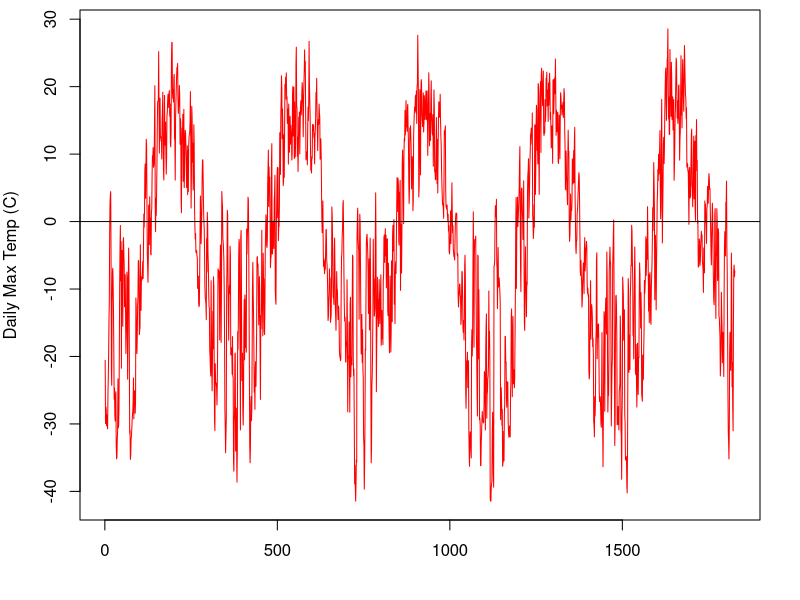
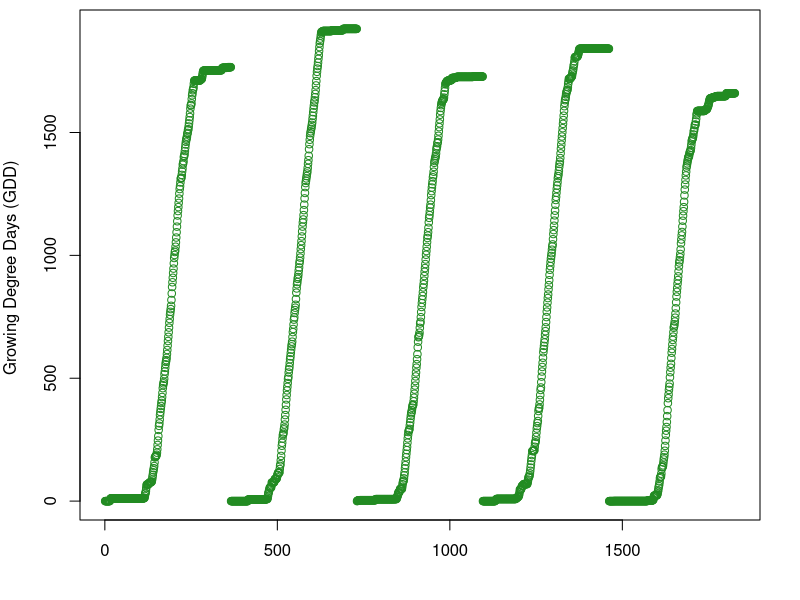
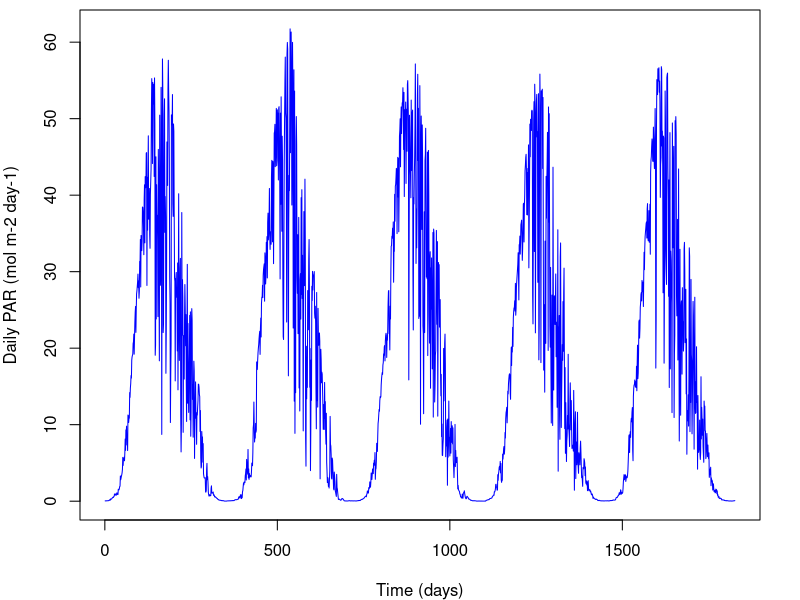
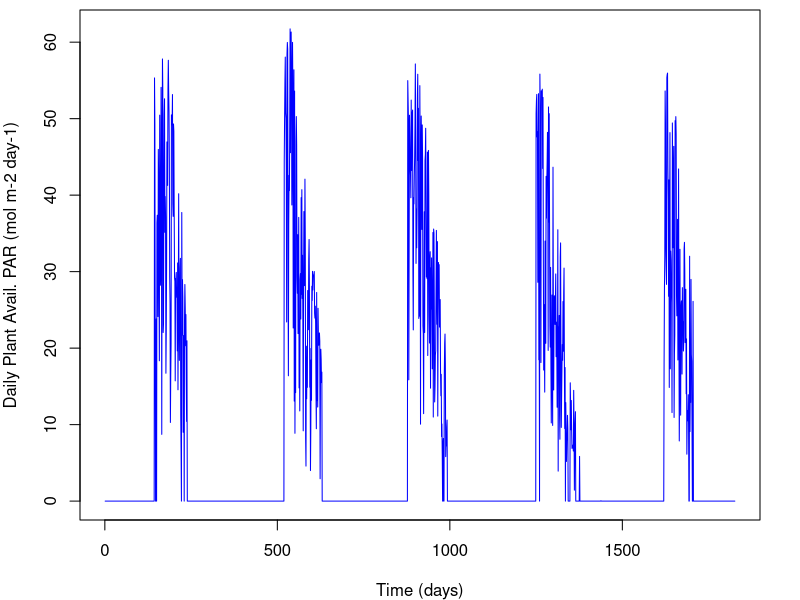
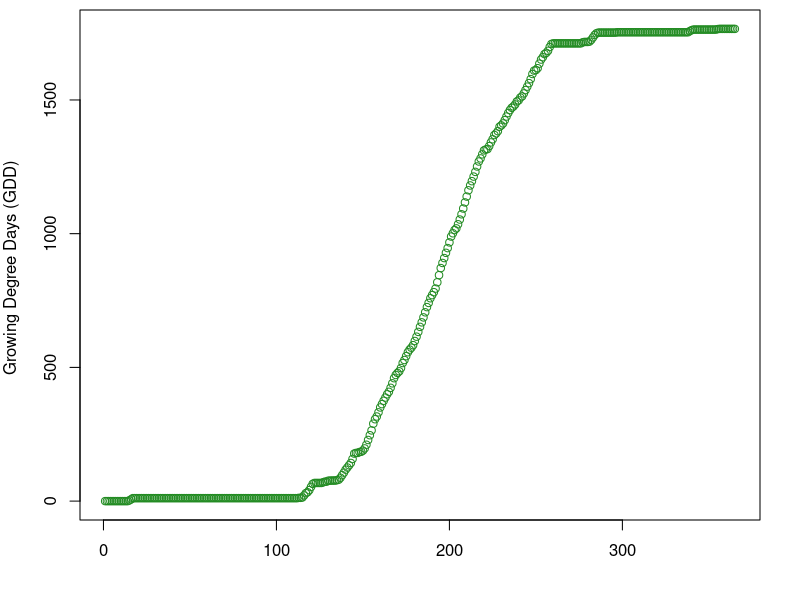
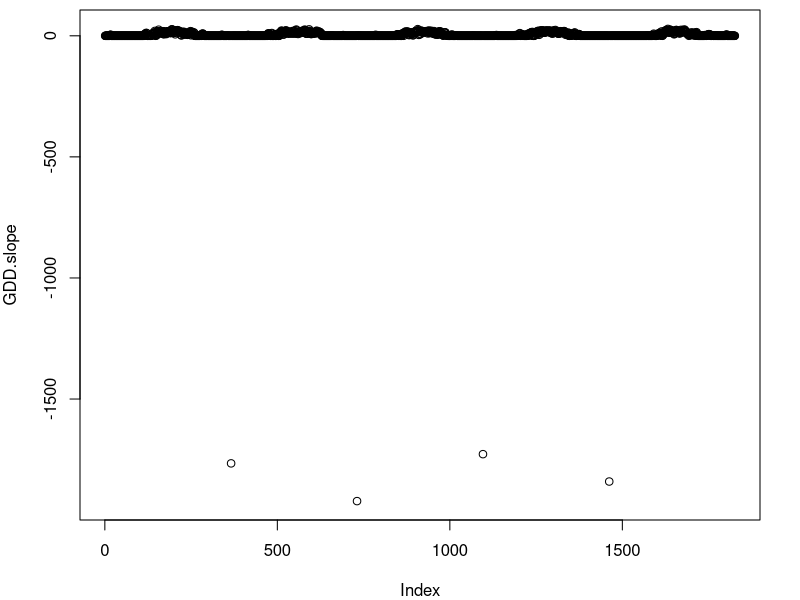
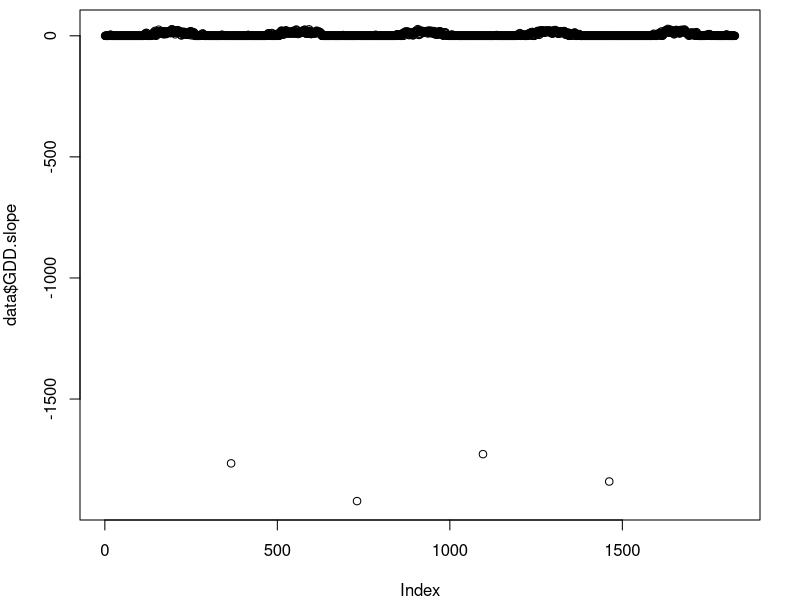
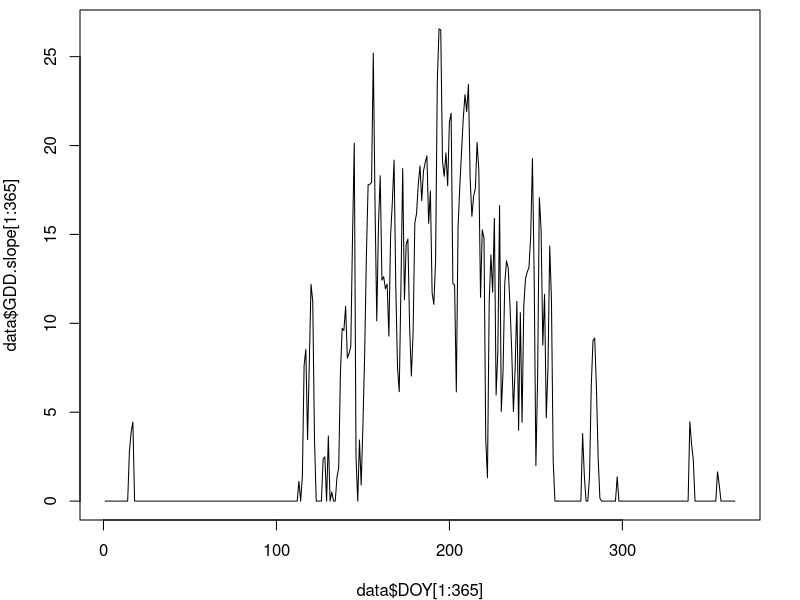

R code for these plots, in order:
############re-loading the data

#set working directory to C-N-model
data = read.csv("InputData_Processed.csv") #This is the "FluxData.csv" file, but with added calculations of GDD
head(data)


#plot the data
par(mfrow=c(1,1), mar=c(4,4,0.5,2))
plot(data$Temp_ARF~data$time, type="l", ylab = "Daily Max Temp (C)", col="red", xlab="")
abline(h=0)
plot(data$GDD~data$time, ylab = "Growing Degree Days (GDD) ",  xlab="", col="forestgreen")
plot(data$PAR_ARF~data$time, type="l", ylab = "Daily PAR (mol m-2 day-1)", col="blue", xlab = "Time (days)")
plot(data$PAR_vis~data$time, type="l", ylab = "Daily Plant Avail. PAR (mol m-2 day-1)", col="blue", xlab = "Time (days)")


plot(data$GDD[1:365]~data$DOY[1:365], ylab = "Growing Degree Days (GDD) ",  xlab="", col="forestgreen")


GDD.slope = rep(0, length = length(data$GDD))
for (i in 2: length(data$GDD)){
  GDD.slope[i] = data$GDD[i] - data$GDD[i-1]
}

plot(GDD.slope) #this is really just temperature but for only positive values
data = cbind(data, GDD.slope=GDD.slope)
head(data)
plot(data$GDD.slope) #there are 4 points that need to be set to 0 because this is when we switch years
data$GDD.slope[data$time[which(data$GDD.slope == min(data$GDD.slope))]] = 0
data$GDD.slope[data$time[which(data$GDD.slope == min(data$GDD.slope))]] = 0
data$GDD.slope[data$time[which(data$GDD.slope == min(data$GDD.slope))]] = 0
data$GDD.slope[data$time[which(data$GDD.slope == min(data$GDD.slope))]] = 0
data$time[which(data$GDD.slope == min(data$GDD.slope))]
par(mfrow=c(1,1), mar=c(4,4,0.5,2))
plot(data$DOY[1:365], data$GDD.slope[1:365], type="l")

#need to figure out which DOY was the day when GDDs level off
years = unique(data$year) #tells you which years we have data for 
delGDDmax.day = NA
DOY.sen.year = NA
for (i in 1: length(years)){
  year.i = years[i]
  data.year = subset(data, data$year==year.i)
  delGDDmax = data.year$DOY[which(data.year$DOY>182 & data.year$GDD.slope<1 & data.year$GDD.slope>0)]
  DOY.sen.year[i]=delGDDmax[1]
}
DOY.sen.year #looked at this data to determine cutoff point
num.days = c(365, 365, 365, 366, 365)
DOY.sen = rep(c(DOY.sen.year), c(num.days))
data = data.frame(data, DOY.sen = DOY.sen)
head(data)
par(mfrow=c(1,1))
plot(data$GDD~data$time, type="l", ylab = "Growing Degree Days (GDD) ",  xlab="", col="forestgreen")
abline(v=c(DOY.sen.year+c(0,365,365+365,365+365+366, 365+365+366+365)))



#create a temperature scalar
Tmax.day = NA
Tmin.day = NA
for (i in 1: length(years)){
  year.i = years[i]
  data.year = subset(data, data$year==year.i)
  Tmax.day[i]=max(data.year$Temp_ARF)
  Tmin.day[i]=min(data.year$Temp_ARF)
}
Tmax.day # max temps for each year
Tmax.mean=mean(Tmax.day)
Tmin.mean=mean(Tmin.day)

scal.temp=NULL
for (i in 1:length(data$Temp_ARF)){
  scal.temp[i] = (data$Temp_ARF[i] - Tmin.mean)/(Tmax.mean-Tmin.mean) 
}

#rescale to 1
minscal = min(scal.temp)
maxscal = max(scal.temp)
for (i in 1:length(scal.temp)){
  scal.temp[i] = (scal.temp[i] - minscal)/(maxscal-minscal) 
}
plot(scal.temp, type="l")


#create a smoothed temperature scalar
#average of current sample, 10 future samples, and 10 past samples
filt=rep(1/21,21)
Temp.sm = filter(data$Temp_ARF, filt, sides=2)
is.na(Temp.sm) #the last 20 samples are NA
Temp.sm[is.na(Temp.sm)]=0 #set these to zero
plot(data$Temp_ARF, type="l")
lines(Temp.sm, col="red", lwd="3")
data=data.frame(data, Temp_sm=Temp.sm)

Tmaxsm.day = NA
Tminsm.day = NA
for (i in 1: length(years)){
  year.i = years[i]
  data.year = subset(data, data$year==year.i)
  Tmaxsm.day[i]=max(data.year$Temp_sm)
  Tminsm.day[i]=min(data.year$Temp_sm)
}
Tmaxsm.day # max temps for each year
Tmaxsm.mean=mean(Tmaxsm.day)
Tminsm.mean=mean(Tminsm.day)

scal.temp.sm=NULL
for (i in 1:length(Temp.sm)){
  scal.temp.sm[i] = (Temp.sm[i] - Tminsm.mean)/(Tmaxsm.mean-Tminsm.mean) 
}

#rescale to 1
minscal = min(scal.temp.sm)
maxscal = max(scal.temp.sm)
for (i in 1:length(scal.temp.sm)){
  scal.temp.sm[i] = (scal.temp.sm[i] - minscal)/(maxscal-minscal)
}

plot(scal.temp.sm, type="l")


#create GPP scalar to assist with shoulder seasons
par(mfrow=c(2,1))
plot(data$GDD)
plot(data$Albedo)
#need to figure out which DOY was the day when snow began to melt
years = unique(data$year) #tells you which years we have data for 
melt.day = NA
for (i in 1: length(years)){
  year.i = years[i]
  data.year = subset(data, data$year==year.i)
  melt.day[i] = min(data.year$DOY[which(data.year$Albedo<0.15)])
}
melt.day
par(mfrow=c(1,1))
plot(data$GDD~data$time, type="l", ylab = "Growing Degree Days (GDD) ",  xlab="", col="forestgreen")
abline(v=c(melt.day+c(0,365,365+365,365+365+366, 365+365+366+365)))
num.days = c(365, 365, 365, 366, 365)
meltDOY = rep(c(melt.day), c(num.days))
data = data.frame(data, meltDOY = meltDOY)
head(data)

#now determine day of first frost
years = unique(data$year) #tells you which years we have data for 
frost.day = NA
for (i in 1: length(years)){
  year.i = years[i]
  data.year = subset(data, data$year==year.i)
  frost.day[i] = min(data.year$DOY[which(data.year$Temp_ARF<=0 & data.year$DOY>180)])
}
frost.day
par(mfrow=c(1,1))
plot(data$GDD~data$time, type="l", ylab = "Growing Degree Days (GDD) ",  xlab="", col="forestgreen")
abline(v=c(frost.day+c(0,365,365+365,365+365+366, 365+365+366+365)))
num.days = c(365, 365, 365, 366, 365)
frostDOY = rep(c(frost.day), c(num.days))
data = data.frame(data, frostDOY = frostDOY)
head(data)

#now determine peak season day
#figure out which corresponds to peak in GPP
data.compare2=read.csv("Assimilation_data_ALL.csv")

years = unique(data$year) #tells you which years we have data for 
peakGPP.day = NA
for (i in 1: length(years)){
  year.i = years[i]
  data.year = subset(data.compare2, data.compare2$Year==year.i)
  maxGPP.year = max(data.year$GPP,na.rm=TRUE)
  peakGPP.day[i] = data.year$DOY[which(data.year$GPP==maxGPP.year)]
}
peakGPP.day

peakTemp.day = NA
for (i in 1: length(years)){
  year.i = years[i]
  data.year = subset(data, data$year==year.i)
  maxTemp.year = max(data.year$Temp_ARF)
  peakTemp.day[i] = data.year$DOY[which(data.year$Temp_ARF==maxTemp.year)]
}
peakTemp.day

peakPAR.day = NA
for (i in 1: length(years)){
  year.i = years[i]
  data.year = subset(data, data$year==year.i)
  maxPAR.year = max(data.year$PAR_ARF)
  peakPAR.day[i] = data.year$DOY[which(data.year$PAR_ARF==maxPAR.year)]
}
peakPAR.day

mid.day=round((frost.day+melt.day)/2)
mid.day

avg.day = NA
for (i in 1: length(years)){
  year.i = years[i]
  data.year = subset(data, data$year==year.i)
  avg.day[i] = round((peakTemp.day[i]+peakPAR.day[i]+mid.day[i])/3)
}
avg.day

#figure out which is best
sum(abs(peakTemp.day-peakGPP.day))
sum(abs(peakPAR.day-peakGPP.day))
sum(abs(avg.day-peakGPP.day)) #this is the best
sum(abs(mid.day-peakGPP.day)) 


plot(data.compare2$GPP~data.compare2$Time, col="forestgreen", xlim=c(1,1826))
abline(v=c(avg.day+c(0,365,365+365,365+365+366, 365+365+366+365)))
num.days = c(365, 365, 365, 366, 365)
peakDOY = rep(avg.day, c(num.days))
data = data.frame(data, peakDOY = peakDOY)
head(data)

peakPAR_DOY = rep(peakPAR.day, c(365, 365, 365, 366, 365))
peakTemp_DOY = rep(peakTemp.day, c(365, 365, 365, 366, 365))

scal.GPP=rep(1, length(data$DOY))
for (i in 1:length(data$DOY)){
  if(data$DOY[i]<data$meltDOY[i]){ #prior to snow melt
    scal.GPP[i]=0
  }
  if(data$DOY[i]>=data$meltDOY[i]){ #after melt
    if(data$DOY[i]<=data$peakDOY[i]){ #prior to peak
      #xsat = (data$peakDOY[i]-data$meltDOY[i])/2
      #x=data$DOY[i]-data$meltDOY[i] #calculate number of days since snowmelt
      #scal.GPP[i]=(1*x)/(xsat+x)
      slope = 1/(data$peakDOY[i]-data$meltDOY[i])
      scal.GPP[i] = 0+(slope*(data$DOY[i]-data$meltDOY[i]))
    }
    if(data$DOY[i]>data$peakDOY[i] & data$DOY[i]<data$frostDOY[i]){ #after peak but before frost
      slope = 1/(data$frostDOY[i]-data$peakDOY[i])
      scal.GPP[i] = 0+(slope*(data$frostDOY[i]-data$DOY[i]))
    }
    if(data$DOY[i]>=data$frostDOY[i]){ #after frost
      scal.GPP[i]=0
    }
  }
}

plot(scal.GPP)


#make into functions so that it will be continuous in the model
Temp.d1 <- approxfun(x=data$time, y=data$Temp_ARF, method="linear", rule=2)
PAR.d1 <- approxfun(x=data$time, y=data$PAR_ARF, method="linear", rule=2)
albedo.d1 <- approxfun(x=data$time, y=data$Albedo, method="linear", rule=2)
scaltemp.d1 <- approxfun(x=data$time, y=scal.temp.sm, method="linear", rule=2)
scalseason.d1 <- approxfun(x=data$time, y=scal.GPP, method="linear", rule=2)
DOY.d1 <- approxfun(x=data$time, y=data$DOY, method="linear", rule=2)
DOYpeak.d1 <- approxfun(x=data$time, y=data$peakDOY, method="linear", rule=2)
Year.d1 <- approxfun(x=data$time, y=data$year, method="linear", rule=2)
